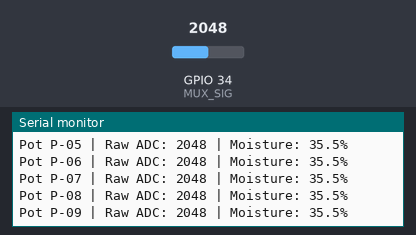
A program run on a simulated ESP32. On the bench: the last lines printed to the serial monitor. The test bench sets the inputs (shaded band); at power-on: GPIO 34 (MUX_SIG) = 2048 (analog values on the 0–4095 scale).

Above: at 1.7 s.
1.8 s: GPIO 34 (MUX_SIG) set to 2866
At 3.2 s:
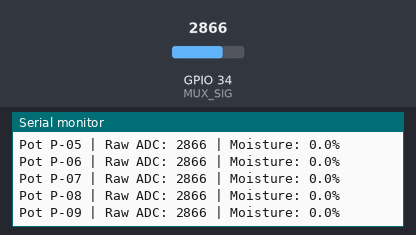
3.3 s: GPIO 34 (MUX_SIG) set to 3603
At 5.5 s:
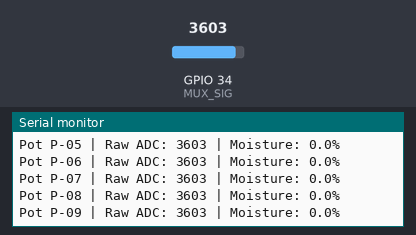
Timing chart, 0 to 7.0 s (numbered marks = the images above; inputs shaded):
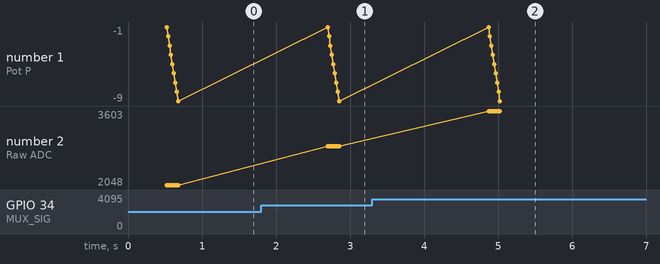

The program:

main.cpp
```cpp
#include <Arduino.h>

const int NUM_PODS = 9;

// NodeMCU-32S Multiplexer Pin Mapping
const int MUX_SIG    = 34;                // ADC1_CH6 (Analog In)
const int MUX_SEL[4] = {18, 19, 4, 5};    // S0, S1, S2, S3

// Two-point calibration benchmarks (dry = ~0%, wet = ~100%)[cite: 1, 12]
const int dryADC[NUM_PODS] = {2553, 2553, 2553, 2553, 2553, 2553, 2553, 2553, 2553};
const int wetADC[NUM_PODS] = {1130, 1130, 1130, 1130, 1130, 1130, 1130, 1130, 1130};

int readMuxMedian(int channel) {
  // Set binary select lines S0-S3
  for (int i = 0; i < 4; i++) {
    digitalWrite(MUX_SEL[i], (channel >> i) & 0x01);
  }
  delayMicroseconds(50); // Line settling time

  // Take 9 readings and median-filter to eliminate noise
  int s[9];
  for (int i = 0; i < 9; i++) {
    s[i] = analogRead(MUX_SIG);
    delay(2);
  }
  for (int i = 1; i < 9; i++) {
    int key = s[i], j = i - 1;
    while (j >= 0 && s[j] > key) { s[j + 1] = s[j]; j--; }
    s[j + 1] = key;
  }
  return s[4];
}

float calculateMoisturePercent(int pod, int raw) {
  int span = dryADC[pod] - wetADC[pod];
  if (span == 0) return -1.0f;
  // Capacitive sensors output higher values in dry soil, lower in wet[cite: 1, 16]
  float pct = (float)(dryADC[pod] - raw) / (float)span * 100.0f;
  return constrain(pct, 0.0f, 100.0f);
}

void setup() {
  Serial.begin(115200);
  delay(500);

  for (int i = 0; i < 4; i++) {
    pinMode(MUX_SEL[i], OUTPUT);
    digitalWrite(MUX_SEL[i], LOW);
  }

  analogReadResolution(12);
  pinMode(MUX_SIG, INPUT);

  Serial.println("\n--- 9-Channel Soil Moisture Live Monitor ---");
}

void loop() {
  Serial.println("\n------------------------------------------------------------");
  for (int i = 0; i < NUM_PODS; i++) {
    int raw = readMuxMedian(i);
    float pct = calculateMoisturePercent(i, raw);

    Serial.print("Pot P-0");
    Serial.print(i + 1);
    Serial.print(" | Raw ADC: ");
    Serial.print(raw);
    Serial.print(" | Moisture: ");
    Serial.print(pct, 1);
    Serial.println("%");
  }
  delay(2000);
}
```

Measured:
- after the input at 1.8 s, the serial monitor: prints a new line after 0.90 s (image 1)
- after the input at 3.3 s, the serial monitor: prints a new line after 1.6 s (image 2)
- plotted number 2: 2048 → 2866 after the input at 1.8 s, 2866 → 3603 after the input at 3.3 s
